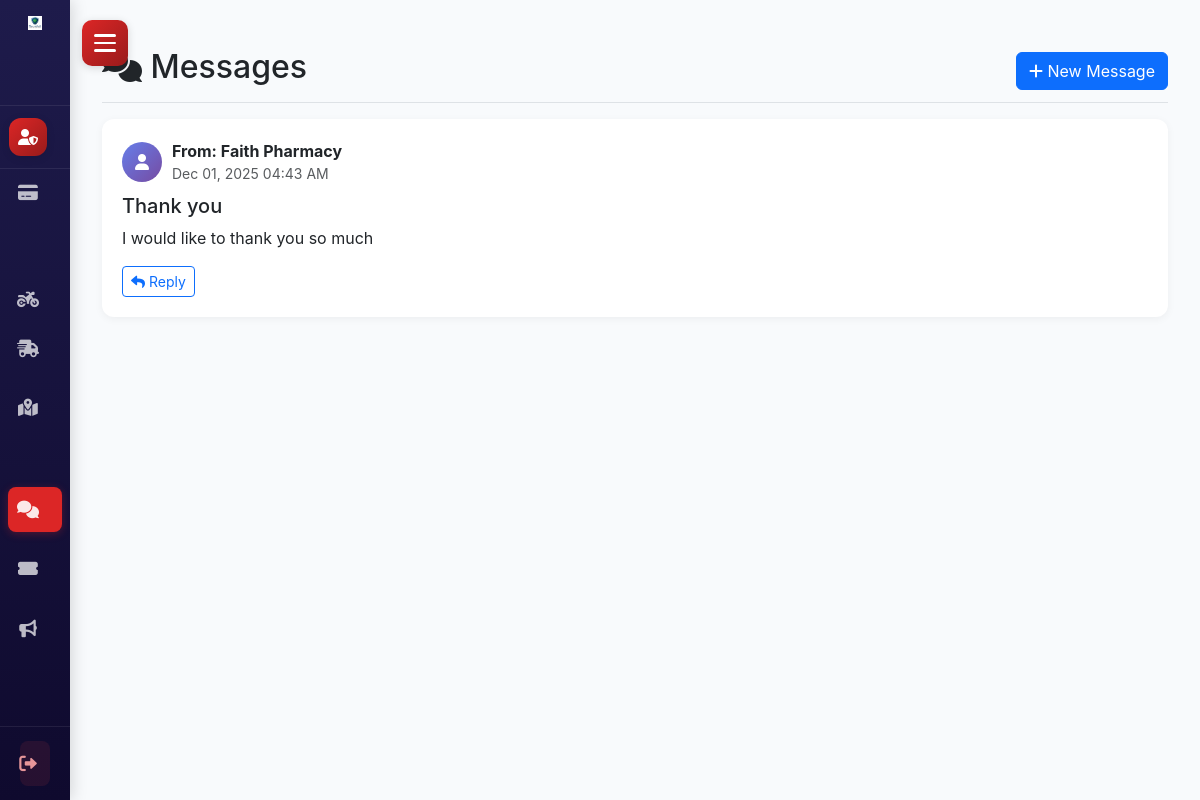
Screenshot of /admin/messages.php (signed in) with the database file from the repository.
### tables this page shows
CREATE TABLE `messages` (
  `message_id` int(11) NOT NULL,
  `sender_id` int(11) NOT NULL,
  `receiver_id` int(11) NOT NULL,
  `subject` varchar(255) NOT NULL,
  `message_text` text NOT NULL,
  `is_read` tinyint(1) DEFAULT 0,
  `created_at` timestamp NOT NULL DEFAULT current_timestamp()
);

CREATE TABLE `customer` (
  `customer_id` int(11) NOT NULL,
  `customer_name` varchar(100) NOT NULL,
  `customer_email` varchar(50) NOT NULL,
  `customer_pass` varchar(150) NOT NULL,
  `customer_country` varchar(30) NOT NULL,
  `customer_city` varchar(30) NOT NULL,
  `customer_address` text DEFAULT NULL COMMENT 'Full street address',
  `customer_latitude` decimal(10,8) DEFAULT NULL COMMENT 'Latitude coordinate',
  `customer_longitude` decimal(11,8) DEFAULT NULL COMMENT 'Longitude coordinate',
  `customer_contact` varchar(15) NOT NULL,
  `customer_image` varchar(100) DEFAULT NULL,
  `user_role` int(11) NOT NULL COMMENT '0=Super Admin, 1=Pharmacy Owner, 2=Customer',
  `created_at` timestamp NOT NULL DEFAULT current_timestamp(),
  `updated_at` timestamp NULL DEFAULT NULL ON UPDATE current_timestamp(),
  `offers_delivery` tinyint(1) DEFAULT 0,
  `delivery_fee` decimal(10,2) DEFAULT 0.00,
  `delivery_radius_km` decimal(6,2) DEFAULT 10.00,
  `min_order_for_delivery` decimal(10,2) DEFAULT 0.00
);

### admin/messages.php (the view, shortened to what this page needs)
<?php
$db = new db_connection();
$conn = $db->db_conn();
$user_id = $_SESSION['user_id'];
$user_role = $_SESSION['user_role'];
$sql = "SELECT m.*,
        sender.customer_name as sender_name, sender.user_role as sender_role,
        receiver.customer_name as receiver_name
        FROM messages m
        JOIN customer sender ON m.sender_id = sender.customer_id
        JOIN customer receiver ON m.receiver_id = receiver.customer_id
        WHERE m.sender_id = ? OR m.receiver_id = ?
        ORDER BY m.created_at DESC";
$stmt = $conn->prepare($sql);
$stmt->bind_param("ii", $user_id, $user_id);
$stmt->execute();
$messages = $stmt->get_result()->fetch_all(MYSQLI_ASSOC);
?>
<!DOCTYPE html>
<html lang="en">
<head>
    <link href="https://cdn.jsdelivr.net/npm/bootstrap@5.3.0/dist/css/bootstrap.min.css" rel="stylesheet">
    <link rel="stylesheet" href="https://cdnjs.cloudflare.com/ajax/libs/font-awesome/6.0.0/css/all.min.css">
    <link rel="stylesheet" href="../css/sidebar.css?v=2.5">
</head>
<body>
    <?php
    if ($user_role == 0 || $user_role == 7) {
        include '../view/components/sidebar_super_admin.php';
    } else {
        include '../view/components/sidebar_pharmacy_admin.php';
    }
    ?>
    <div class="main-content">
                <div class="d-flex justify-content-between flex-wrap flex-md-nowrap align-items-center pt-3 pb-2 mb-3 border-bottom">
                    <h1 class="h2"><i class="fas fa-comments"></i> Messages</h1>
                    <button class="btn btn-primary" onclick="composeMessage()">
                        <i class="fas fa-plus"></i> New Message
                    </button>
                </div>
                <?php if (empty($messages)): ?>
                    <div class="text-center py-5">
                        <i class="fas fa-inbox" style="font-size: 64px; color: #ddd;"></i>
                        <h3 class="mt-3 text-muted">No Messages</h3>
                        <p>Start a conversation by sending a message</p>
                    </div>
                <?php else: ?>
                    <?php foreach ($messages as $message): ?>
                        <div class="message-card <?php echo !$message['is_read'] && $message['receiver_id'] == $user_id ? 'unread' : ''; ?>">
                            <div class="message-header">
                                <div class="sender-info">
                                    <div class="sender-avatar">
                                        <i class="fas fa-user"></i>
                                    </div>
                                    <div>
                                        <strong>
                                            <?php if ($message['sender_id'] == $user_id): ?>
                                                To: <?php echo htmlspecialchars($message['receiver_name']); ?>
                                            <?php else: ?>
                                                From: <?php echo htmlspecialchars($message['sender_name']); ?>
                                            <?php endif; ?>
                                        </strong>
                                        <div class="text-muted small">
                                            <?php echo date('M d, Y h:i A', strtotime($message['created_at'])); ?>
                                        </div>
                                    </div>
                                </div>
                            </div>
                            <h5><?php echo htmlspecialchars($message['subject']); ?></h5>
                            <p class="mb-0"><?php echo nl2br(htmlspecialchars($message['message_text'])); ?></p>
                            <?php if ($message['sender_id'] != $user_id): ?>
                                <div class="mt-3">
                                    <button class="btn btn-sm btn-outline-primary" onclick="replyToMessage('<?php echo htmlspecialchars($message['sender_name']); ?>', <?php echo $message['sender_id']; ?>, '<?php echo htmlspecialchars($message['subject']); ?>')">
                                        <i class="fas fa-reply"></i> Reply
                                    </button>
                                </div>
                            <?php endif; ?>
                        </div>
                    <?php endforeach; ?>
                <?php endif; ?>
    </div>
</body>
</html>

### css/sidebar.css (style rules this page uses)
:root { --sidebar-width: 280px; --sidebar-collapsed-width: 70px; --hamburger-width: 60px; --transition-speed: 0.3s; --super-admin-bg-start: #1e1b4b; --super-admin-bg-end: #0f0a2e; --super-admin-accent: #dc2626; --super-admin-hover: #2d2560; --super-admin-text: #e0e7ff; --pharmacy-bg-start: #064e3b; --pharmacy-bg-end: #022c22; --pharmacy-accent: #10b981; --pharmacy-hover: #065f46; --pharmacy-text: #d1fae5; --customer-bg-start: #4c1d95; --customer-bg-end: #2e1065; --customer-accent: #8b5cf6; --customer-hover: #6d28d9; --customer-text: #e9d5ff; }
* { margin: 0; padding: 0; box-sizing: border-box; }
body { font-family: 'Inter', 'Segoe UI', Tahoma, Geneva, Verdana, sans-serif; background-color: #f8fafc; }
.main-content { margin-left: var(--sidebar-width); padding: 2rem; min-height: 100vh; transition: margin-left var(--transition-speed) ease; }
.sidebar.collapsed ~ .main-content { margin-left: var(--sidebar-collapsed-width); }
.mt-3 { margin-top: 1.5rem; }
.mb-3 { margin-bottom: 1.5rem; }

### admin/messages.php (style rules this page uses)
.message-card { background: white; border-radius: 12px; padding: 20px; margin-bottom: 15px; box-shadow: 0 2px 8px rgba(0,0,0,0.05); transition: all 0.3s; }
.message-header { display: flex; justify-content: space-between; align-items: center; margin-bottom: 10px; }
.sender-info { display: flex; align-items: center; gap: 10px; }
.sender-avatar { width: 40px; height: 40px; border-radius: 50%; background: linear-gradient(135deg, #667eea, #764ba2); display: flex; align-items: center; justify-content: center; color: white; }

### rows the page displays
messages: sender.customer_name "Faith Pharmacy", created_at "Dec 01, 2025 04:43 AM", subject "Thank you", message_text "I would like to thank you so much"
